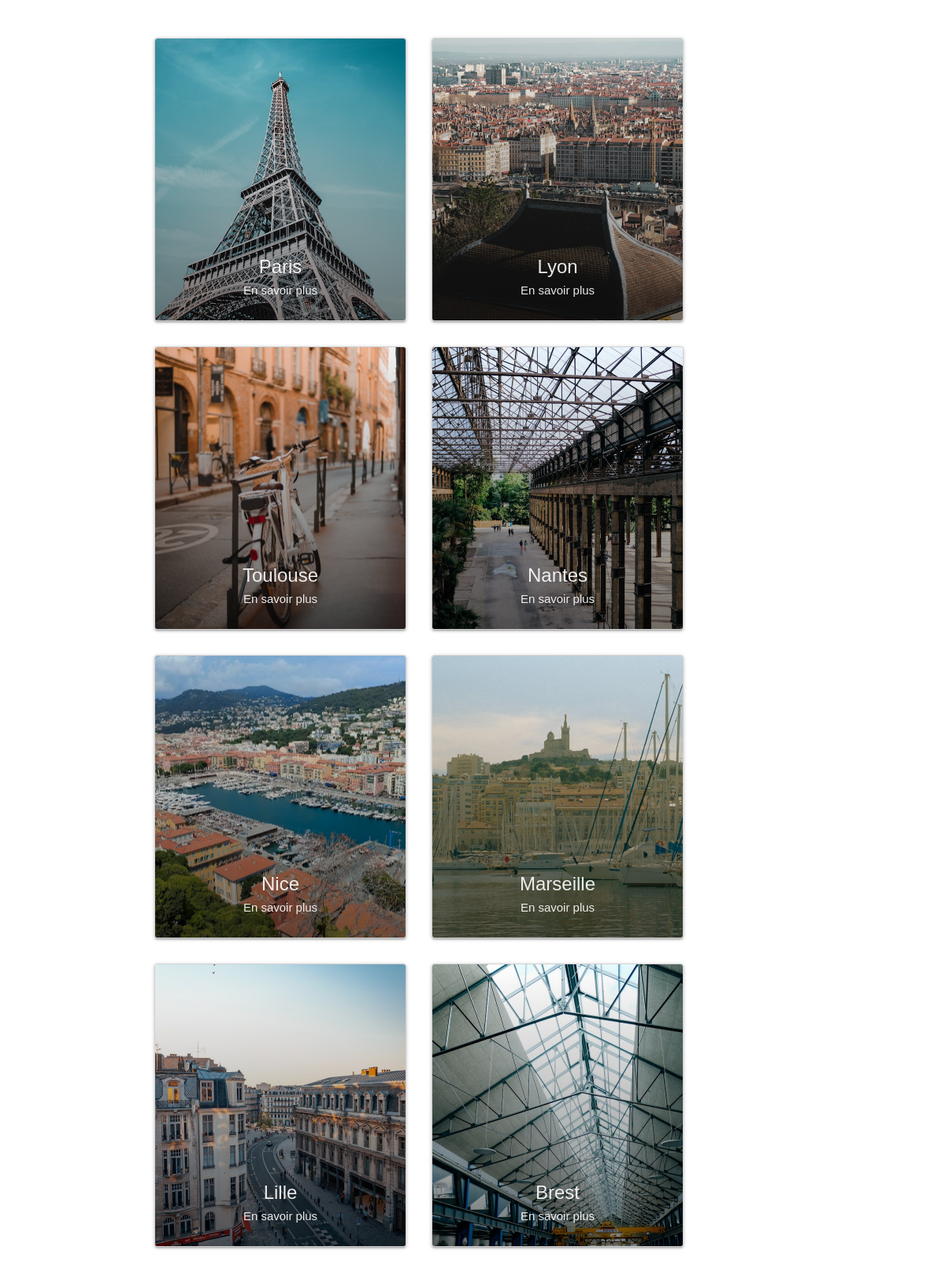
The page / on the database its author committed.
### tables this page shows
CREATE TABLE `omra_packages` (
  `id` int(11) NOT NULL,
  `nom` varchar(255) NOT NULL,
  `description` text NOT NULL,
  `photo` varchar(255) NOT NULL
);

### index.php (the view, shortened to what this page needs)
<!DOCTYPE html>
<html lang="fr">
<head>
    <link rel="stylesheet" href="https://cdnjs.cloudflare.com/ajax/libs/font-awesome/5.15.4/css/all.min.css"
 />
    <link href="https://cdn.jsdelivr.net/npm/bootstrap@5.1.0/dist/css/bootstrap.min.css" rel="stylesheet">
    <link href="https://cdn.jsdelivr.net/npm/bootstrap@5.3.0/dist/css/bootstrap.min.css" rel="stylesheet">
    <link rel="stylesheet" href="https://cdnjs.cloudflare.com/ajax/libs/font-awesome/6.4.0/css/all.min.css">
</head>
<body>
    <main class="container py-5">
        <div class="row espace">
            <?php
            include 'db.php';
            $sql = "SELECT * FROM omra_packages";
            $result = mysqli_query($conn, $sql);
            if (mysqli_num_rows($result) > 0) {
                while ($row_package = mysqli_fetch_assoc($result)) {
                    $package_id = $row_package['id'];
                    ?>
                    <div class="card cardnew col-md-3" style="width: 320px; height: 360px;">
                        <a href="#" data-bs-toggle="modal" data-bs-target="#formuleModal<?php echo $package_id; ?>">
                            <figure class="card__thumbnailnew" >
                                <img src="<?php echo $row_package['photo']; ?>"
                                style="object-fit:cover; width: 320px; height: 360px; border-radius:2px;" class="card-img-top"
                                    alt="<?php echo $row_package['nom']; ?>">
                                <span class="card__titlenew"><?php echo $row_package['nom']; ?> <br>
                                    <p style="font-size:15px; margin-top:10px">En savoir plus</p>
                                </span>
                            </figure>
                        </a>
                    </div>
                    <?php
                }
            } else {
                echo "<p>Aucun package Omra disponible pour le moment.</p>";
            }
            ?>
        </div>
    </main>
</body>
</html>

### index.php (style rules this page uses)
body { font-family: Arial, sans-serif; margin: 0; padding: 0; box-sizing: border-box; }
.container { width: 90%; margin: auto; padding: 20px; border-radius: 10px; }
.card { background-color: #FFF; box-shadow: 0 0 0 1px rgba(0, 0, 0, 0.05), 0 20px 50px 0 rgba(0, 0, 0, 0.1); border-radius: 15px; overflow: hidden; padding: 1.25rem; position: relative; transition: .15s ease-in; }
.card.cardnew { position: relative; overflow: hidden; display: flex; border-radius: 4px; box-shadow: 0 2px 2px 0 rgba(0, 0, 0, 0.14), 0 3px 1px -2px rgba(0, 0, 0, 0.12), 0 1px 5px 0 rgba(0, 0, 0, 0.2); transition: box-shadow 0.56s ease-in-out; }
.card__titlenew { position: absolute; bottom: 10% !important; left: 50% !important; transform: translate(-50%, 50%); color: rgba(255, 255, 255, 0.90); font-size: 1.5rem; line-height: 1; font-weight: 400; text-align: center; z-index: 2; margin-bottom: 0.5em; }
.card__thumbnailnew::before { content: ""; position: absolute; top: 0; left: 0; width: 100%; height: 100%; background: linear-gradient(to bottom, rgba(0, 0, 0, 0) 0%, rgba(0, 0, 0, 0.5) 100%); z-index: 1; }
.card__thumbnailnew>img { height: 100%; }
.card a { text-decoration: none; color: inherit; }
@media (min-width: 1200px) { .container { max-width: 1300px; } }
@media (min-width: 576px) { .espace { padding-left: 7em; } }
@media (min-width: 576px) { .card.col-md-3 { margin-left: 1em; margin-right: 1em; margin-bottom: 2em; } }
.card.cardnew.col-md-3 { padding: 0px !important; }
.card.cardnew.col-md-3 { margin-bottom: 2em; }

### rows shown on the page
omra_packages: photo (picture), nom "Paris"
omra_packages: photo (picture), nom "Lyon"
omra_packages: photo (picture), nom "Toulouse"
omra_packages: photo (picture), nom "Nantes"
omra_packages: photo (picture), nom "Nice"
omra_packages: photo (picture), nom "Marseille"
omra_packages: photo (picture), nom "Lille"
omra_packages: photo (picture), nom "Brest"
